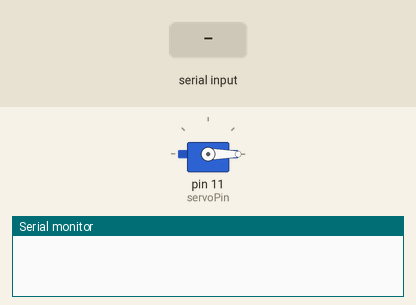
This sketch was run on a simulated Arduino Uno, built with avr-gcc and run on an emulated ATmega328P. On the bench: servo, the last lines printed to the serial monitor. Inputs (shaded band) come from the test bench.

Above: at 1.2 s.
1.3 s: "90,45\n" received over Serial
At 1.8 s:
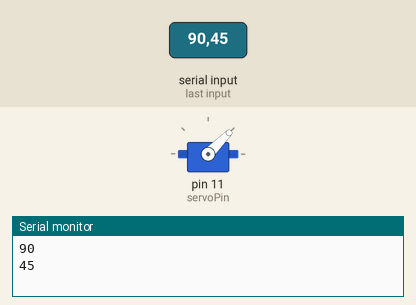
3.8 s: "30,150\n" received over Serial
At 4.6 s:
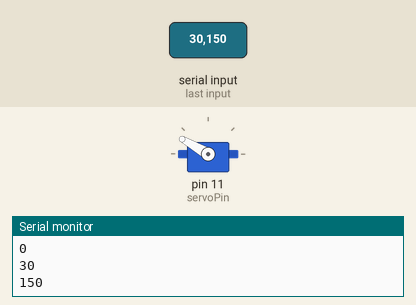
6.3 s: "200\n" received over Serial
At 6.7 s:
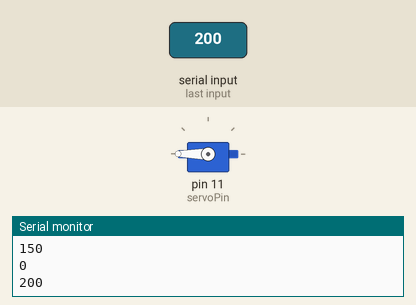
Timing chart, 0 to 9.3 s (numbered marks = the images above; inputs shaded):
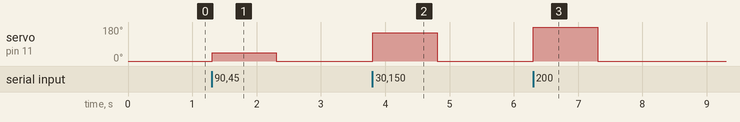

The sketch:

Servo_Program.ino
```cpp
#include <Servo.h>

int servoPin = 11;

Servo servo;

//int angle; //servo position in degrees

//const int ain = A0;

int svalue;

//int angle = svalue / 6;
int sangle;

void setup()
{
  servo.attach(servoPin);
  Serial.begin(9600);
  servo.write(90);
}

void loop()
{
  //sangle=analogRead(ain)/8; //declare values of variables with the least amount of steps
  //svalue = analogRead(ain);
  //Serial.println(svalue);
  if (Serial.available()){
    sangle = Serial.parseInt();

    Serial.println(sangle);
  }


  servo.write(sangle);

  //for(angle = 0; angle <180; angle ++)
  //{
  //servo.write(angle);
  //delay(15);
  //}

  //for(angle = 180; angle >0; angle--)
  //{
  //servo.write(angle);
  //delay(15);
  //}
  //if(angle <= 150)
  //{
  //servo.write(angle);
  //delay(15);
  //}
  //else
  //{
  //digitalWrite(13,HIGH);
  //delay(500);
  //digitalWrite(13, LOW);
  //}
  servo.write(sangle);
}
```

Measured:
- after the input at 1.3 s, servo on pin 11 (servoPin): 0° → 45° at once, → 0° 1.0 s later
- after the input at 3.8 s, servo on pin 11 (servoPin): 0° → 150° at once, → 0° 1.0 s later
- after the input at 6.3 s, servo on pin 11 (servoPin): 0° → 180° at once, → 0° 1.0 s later
